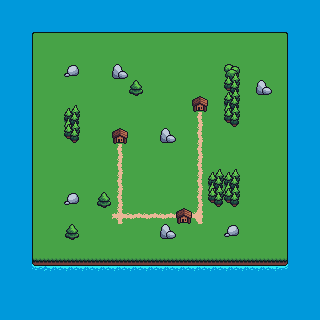

Rendered tile map (Tiled .tmx) drawn with the repository's tilesets; below, a short description and the full map source, tile grids included:
An orthogonal 20x20 tile map with 16x16 px tiles, 6 tile layers (waterLayer, groundLyer, treesLayer, buidingLayer, ...) and 17 objects.

<map version="1.10" tiledversion="1.10.2" orientation="orthogonal" renderorder="right-down" width="20" height="20" tilewidth="16" tileheight="16" infinite="0" nextlayerid="14" nextobjectid="23">
 <tileset firstgid="1" source="MasterSimple.tsx" />
 <layer id="1" name="waterLayer" width="20" height="20">
  <data encoding="csv">
82,82,82,82,82,82,82,82,82,82,82,82,82,82,82,82,82,82,82,82,
82,82,82,82,82,82,82,82,82,82,82,82,82,82,82,82,82,82,82,82,
82,82,82,82,82,82,82,82,82,82,82,82,82,82,82,82,82,82,82,82,
82,82,82,82,82,82,82,82,82,82,82,82,82,82,82,82,82,82,82,82,
82,82,82,82,82,82,82,82,82,82,82,82,82,82,82,82,82,82,82,82,
82,82,82,82,82,82,82,82,82,82,82,82,82,82,82,82,82,82,82,82,
82,82,82,82,82,82,82,82,82,82,82,82,82,82,82,82,82,82,82,82,
82,82,82,82,82,82,82,82,82,82,82,82,82,82,82,82,82,82,82,82,
82,82,82,82,82,82,82,82,82,82,82,82,82,82,82,82,82,82,82,82,
82,82,82,82,82,82,82,82,82,82,82,82,82,82,82,82,82,82,82,82,
82,82,82,82,82,82,82,82,82,82,82,82,82,82,82,82,82,82,82,82,
82,82,82,82,82,82,82,82,82,82,82,82,82,82,82,82,82,82,82,82,
82,82,82,82,82,82,82,82,82,82,82,82,82,82,82,82,82,82,82,82,
82,82,82,82,82,82,82,82,82,82,82,82,82,82,82,82,82,82,82,82,
82,82,82,82,82,82,82,82,82,82,82,82,82,82,82,82,82,82,82,82,
82,82,82,82,82,82,82,82,82,82,82,82,82,82,82,82,82,82,82,82,
82,82,82,82,82,82,82,82,82,82,82,82,82,82,82,82,82,82,82,82,
82,82,82,82,82,82,82,82,82,82,82,82,82,82,82,82,82,82,82,82,
82,82,82,82,82,82,82,82,82,82,82,82,82,82,82,82,82,82,82,82,
82,82,82,82,82,82,82,82,82,82,82,82,82,82,82,82,82,82,82,82
</data>
 </layer>
 <layer id="2" name="groundLyer" width="20" height="20">
  <data encoding="csv">
0,0,0,0,0,0,0,0,0,0,0,0,0,0,0,0,0,0,0,0,
0,0,0,0,0,0,0,0,0,0,0,0,0,0,0,0,0,0,0,0,
0,0,1,2,2,2,2,2,2,2,2,2,2,2,2,2,2,3,0,0,
0,0,33,18,18,18,18,18,18,18,18,18,18,18,18,18,18,19,0,0,
0,0,33,18,18,18,18,18,18,18,18,18,18,18,18,18,18,19,0,0,
0,0,33,18,18,18,18,18,18,18,18,18,18,18,18,18,18,19,0,0,
0,0,33,18,18,18,18,18,18,18,18,18,18,18,18,18,18,19,0,0,
0,0,33,18,18,18,18,18,18,18,18,18,18,18,18,18,18,19,0,0,
0,0,33,18,18,18,18,18,18,18,18,18,18,18,18,18,18,19,0,0,
0,0,33,18,18,18,18,18,18,18,18,18,18,18,18,18,18,19,0,0,
0,0,33,18,18,18,18,18,18,18,18,18,18,18,18,18,18,19,0,0,
0,0,33,18,18,18,18,18,18,18,18,18,18,18,18,18,18,19,0,0,
0,0,33,18,18,18,18,18,18,18,18,18,18,18,18,18,18,19,0,0,
0,0,33,18,18,18,18,18,18,18,18,18,18,18,18,18,18,19,0,0,
0,0,33,18,18,18,18,18,18,18,18,18,18,18,18,18,18,19,0,0,
0,0,33,18,18,18,18,18,18,18,18,18,18,18,18,18,18,19,0,0,
0,0,65,66,66,66,66,66,66,66,66,66,66,66,66,66,66,67,0,0,
0,0,0,0,0,0,0,0,0,0,0,0,0,0,0,0,0,0,0,0,
0,0,0,0,0,0,0,0,0,0,0,0,0,0,0,0,0,0,0,0,
0,0,0,0,0,0,0,0,0,0,0,0,0,0,0,0,0,0,0,0
</data>
 </layer>
 <layer id="3" name="treesLayer" width="20" height="20">
  <data encoding="csv">
0,0,0,0,0,0,0,0,0,0,0,0,0,0,0,0,0,0,0,0,
0,0,0,0,0,0,0,0,0,0,0,0,0,0,0,0,0,0,0,0,
0,0,0,0,0,0,0,0,0,0,0,0,0,0,0,0,0,0,0,0,
0,0,0,0,0,0,0,0,0,0,0,0,0,0,0,0,0,0,0,0,
0,0,0,0,0,0,0,0,0,0,0,0,0,0,25,0,0,0,0,0,
0,0,0,0,0,0,0,0,40,0,0,0,0,0,41,0,0,0,0,0,
0,0,0,0,7,0,0,0,0,0,0,0,0,0,23,0,0,0,0,0,
0,0,0,0,23,0,0,0,0,0,0,0,0,0,39,0,0,0,0,0,
0,0,0,0,39,0,0,0,0,0,0,0,0,0,0,0,0,0,0,0,
0,0,0,0,0,0,0,0,0,0,0,0,0,0,0,0,0,0,0,0,
0,0,0,0,0,0,0,0,0,0,0,0,0,7,7,0,0,0,0,0,
0,0,0,0,0,0,0,0,0,0,0,0,0,23,23,0,0,0,0,0,
0,0,0,0,0,0,40,0,0,0,0,0,0,39,39,0,0,0,0,0,
0,0,0,0,0,0,0,0,0,0,0,0,0,0,0,0,0,0,0,0,
0,0,0,0,40,0,0,0,0,0,0,0,0,0,0,0,0,0,0,0,
0,0,0,0,0,0,0,0,0,0,0,0,0,0,0,0,0,0,0,0,
0,0,0,0,0,0,0,0,0,0,0,0,0,0,0,0,0,0,0,0,
0,0,0,0,0,0,0,0,0,0,0,0,0,0,0,0,0,0,0,0,
0,0,0,0,0,0,0,0,0,0,0,0,0,0,0,0,0,0,0,0,
0,0,0,0,0,0,0,0,0,0,0,0,0,0,0,0,0,0,0,0
</data>
 </layer>
 <layer id="4" name="buidingLayer" width="20" height="20">
  <data encoding="csv">
0,0,0,0,0,0,0,0,0,0,0,0,0,0,0,0,0,0,0,0,
0,0,0,0,0,0,0,0,0,0,0,0,0,0,0,0,0,0,0,0,
0,0,0,0,0,0,0,0,0,0,0,0,0,0,0,0,0,0,0,0,
0,0,0,0,0,0,0,0,0,0,0,0,0,0,0,0,0,0,0,0,
0,0,0,0,0,0,0,0,0,0,0,0,0,0,0,0,0,0,0,0,
0,0,0,0,0,0,0,0,0,0,0,0,0,0,0,0,0,0,0,0,
0,0,0,0,0,0,0,0,0,0,0,0,27,0,0,0,0,0,0,0,
0,0,0,0,0,0,0,0,0,0,0,0,0,0,0,0,0,0,0,0,
0,0,0,0,0,0,0,27,0,0,0,0,0,0,0,0,0,0,0,0,
0,0,0,0,0,0,0,0,0,0,0,0,0,0,0,0,0,0,0,0,
0,0,0,0,0,0,0,0,0,0,0,0,0,0,0,0,0,0,0,0,
0,0,0,0,0,0,0,0,0,0,0,0,0,0,0,0,0,0,0,0,
0,0,0,0,0,0,0,0,0,0,0,0,0,0,0,0,0,0,0,0,
0,0,0,0,0,0,0,0,0,0,0,27,0,0,0,0,0,0,0,0,
0,0,0,0,0,0,0,0,0,0,0,0,0,0,0,0,0,0,0,0,
0,0,0,0,0,0,0,0,0,0,0,0,0,0,0,0,0,0,0,0,
0,0,0,0,0,0,0,0,0,0,0,0,0,0,0,0,0,0,0,0,
0,0,0,0,0,0,0,0,0,0,0,0,0,0,0,0,0,0,0,0,
0,0,0,0,0,0,0,0,0,0,0,0,0,0,0,0,0,0,0,0,
0,0,0,0,0,0,0,0,0,0,0,0,0,0,0,0,0,0,0,0
</data>
 </layer>
 <layer id="5" name="roadLayer" width="20" height="20">
  <data encoding="csv">
0,0,0,0,0,0,0,0,0,0,0,0,0,0,0,0,0,0,0,0,
0,0,0,0,0,0,0,0,0,0,0,0,0,0,0,0,0,0,0,0,
0,0,0,0,0,0,0,0,0,0,0,0,0,0,0,0,0,0,0,0,
0,0,0,0,0,0,0,0,0,0,0,0,0,0,0,0,0,0,0,0,
0,0,0,0,0,0,0,0,0,0,0,0,0,0,0,0,0,0,0,0,
0,0,0,0,0,0,0,0,0,0,0,0,0,0,0,0,0,0,0,0,
0,0,0,0,0,0,0,0,0,0,0,0,0,0,0,0,0,0,0,0,
0,0,0,0,0,0,0,0,0,0,0,0,45,0,0,0,0,0,0,0,
0,0,0,0,0,0,0,0,0,0,0,0,45,0,0,0,0,0,0,0,
0,0,0,0,0,0,0,45,0,0,0,0,45,0,0,0,0,0,0,0,
0,0,0,0,0,0,0,45,0,0,0,0,45,0,0,0,0,0,0,0,
0,0,0,0,0,0,0,45,0,0,0,0,45,0,0,0,0,0,0,0,
0,0,0,0,0,0,0,45,0,0,0,0,45,0,0,0,0,0,0,0,
0,0,0,0,0,0,0,62,2684354605,2684354605,2684354605,0,48,0,0,0,0,0,0,0,
0,0,0,0,0,0,0,0,0,0,0,0,0,0,0,0,0,0,0,0,
0,0,0,0,0,0,0,0,0,0,0,0,0,0,0,0,0,0,0,0,
0,0,0,0,0,0,0,0,0,0,0,0,0,0,0,0,0,0,0,0,
0,0,0,0,0,0,0,0,0,0,0,0,0,0,0,0,0,0,0,0,
0,0,0,0,0,0,0,0,0,0,0,0,0,0,0,0,0,0,0,0,
0,0,0,0,0,0,0,0,0,0,0,0,0,0,0,0,0,0,0,0
</data>
 </layer>
 <layer id="6" name="rocksLayer" width="20" height="20">
  <data encoding="csv">
0,0,0,0,0,0,0,0,0,0,0,0,0,0,0,0,0,0,0,0,
0,0,0,0,0,0,0,0,0,0,0,0,0,0,0,0,0,0,0,0,
0,0,0,0,0,0,0,0,0,0,0,0,0,0,0,0,0,0,0,0,
0,0,0,0,0,0,0,0,0,0,0,0,0,0,0,0,0,0,0,0,
0,0,0,0,55,0,0,57,0,0,0,0,0,0,0,0,0,0,0,0,
0,0,0,0,0,0,0,0,0,0,0,0,0,0,0,0,57,0,0,0,
0,0,0,0,0,0,0,0,0,0,0,0,0,0,0,0,0,0,0,0,
0,0,0,0,0,0,0,0,0,0,0,0,0,0,0,0,0,0,0,0,
0,0,0,0,0,0,0,0,0,0,57,0,0,0,0,0,0,0,0,0,
0,0,0,0,0,0,0,0,0,0,0,0,0,0,0,0,0,0,0,0,
0,0,0,0,0,0,0,0,0,0,0,0,0,0,0,0,0,0,0,0,
0,0,0,0,0,0,0,0,0,0,0,0,0,0,0,0,0,0,0,0,
0,0,0,0,55,0,0,0,0,0,0,0,0,0,0,0,0,0,0,0,
0,0,0,0,0,0,0,0,0,0,0,0,0,0,0,0,0,0,0,0,
0,0,0,0,0,0,0,0,0,0,57,0,0,0,55,0,0,0,0,0,
0,0,0,0,0,0,0,0,0,0,0,0,0,0,0,0,0,0,0,0,
0,0,0,0,0,0,0,0,0,0,0,0,0,0,0,0,0,0,0,0,
0,0,0,0,0,0,0,0,0,0,0,0,0,0,0,0,0,0,0,0,
0,0,0,0,0,0,0,0,0,0,0,0,0,0,0,0,0,0,0,0,
0,0,0,0,0,0,0,0,0,0,0,0,0,0,0,0,0,0,0,0
</data>
 </layer>
 <objectgroup color="#009600" id="10" name="groundObjects">
  <object id="7" x="32.3333" y="32.3333" width="256" height="232" />
  <object id="11" x="96.3333" y="192.333" width="16" height="16" />
  <object id="12" x="79.9091" y="223.773" width="16" height="16" rotation="90" />
  <object id="15" x="207.636" y="168.909" width="32.9091" height="39.8182" />
 </objectgroup>
 <objectgroup color="#c80000" id="9" name="buildingObjects">
  <object id="4" x="192.125" y="96" width="16" height="16" />
  <object id="5" x="111.957" y="128" width="16" height="16" />
  <object id="6" x="175.913" y="207.674" width="16" height="16" />
 </objectgroup>
 <objectgroup color="#783c46" id="11" name="treesObject">
  <object id="8" x="224.545" y="64.9091" width="15.2727" height="62.1818" />
  <object id="9" x="128.5" y="79.5" width="16" height="16" />
  <object id="10" x="63.75" y="104.75" width="16.5" height="39" />
 </objectgroup>
 <objectgroup id="13" name="rocksObject">
  <object id="16" x="64.25" y="64" width="16" height="15.875" />
  <object id="17" x="111.75" y="63.75" width="16.375" height="16.125" />
  <object id="18" x="160.125" y="128" width="16.375" height="15.875" />
  <object id="19" x="256.125" y="80.125" width="16.25" height="15.625" />
  <object id="20" x="63.875" y="191.875" width="16.25" height="16.25" />
  <object id="21" x="159.625" y="223.875" width="16.625" height="16.125" />
  <object id="22" x="224" y="223.625" width="16.25" height="16.5" />
 </objectgroup>
</map>
